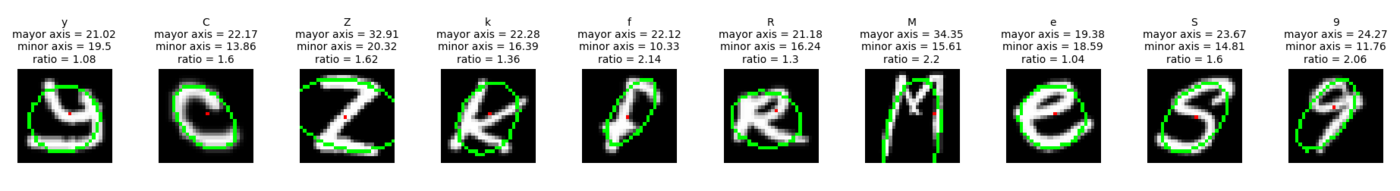

The script that saved this image:
#!/usr/bin/env python3
# -*- coding: utf-8 -*-
"""
Created on Sat May 19 15:42:07 2018

@author: a_santos

Support resources: https://stackoverflow.com/questions/32793703/how-can-i-get-ellipse-coefficient-from-fitellipse-function-of-opencv
"""

# Importing libreries and tools
import scipy.io as sio
import numpy as np
import matplotlib.pyplot as plt
import cv2

# Loading data
file = '/media/a_santos/DATA/Shared_Windows_Ubuntu/Python_projects/EMNIST/database/EMNIST_byclass_train.mat'
data = sio.loadmat(file, squeeze_me=True, struct_as_record=False)
emnist_images = data['images_train']
emnist_labels = data['labels_train']
del(data, file) #These varible are no more necessaries

# Making labels
variables = ['_0', '_1', '_2', '_3', '_4', '_5', '_6', '_7', '_8', '_9', '_A', 
          '_B', '_C', '_D', '_E', '_F', '_G', '_H', '_I', '_J', '_K', '_L',
          '_M', '_N', '_O', '_P', '_Q', '_R', '_S', '_T', '_U', '_V', '_W',
          '_X', '_Y', '_Z', '_a', '_b', '_c', '_d', '_e', '_f', '_g', '_h',
          '__i', '_j', '_k', '_l', '_m', '_n', '_o', '_p', '_q', '_r', '_s',
          '_t', '_u', '_v', '_w', '_x', '_y', '_z']

labels = ['0', '1', '2', '3', '4', '5', '6', '7', '8', '9', 'A', 'B',
          'C', 'D', 'E', 'F', 'G', 'H', 'I', 'J', 'K', 'L', 'M', 'N',
          'O', 'P', 'Q', 'R', 'S', 'T', 'U', 'V', 'W', 'X', 'Y', 'Z',
          'a', 'b', 'c', 'd', 'e', 'f', 'g', 'h', 'i', 'j', 'k', 'l',
          'm', 'n', 'o', 'p', 'q', 'r', 's', 't', 'u', 'v', 'w', 'x', 
          'y', 'z']

# Creation of lists. A list for each character with all their images
for i in range(len(labels)):
    temp = []
    for j in range(len(emnist_labels)):
        if  labels[i] == labels[emnist_labels[j]]:
            temp.append(np.flip(np.rot90(np.reshape(emnist_images[j, :], (28, 28)), 3), 1))
    globals()[variables[i]] = temp
    print(str(i))

#%%
# Holes-detection-vector creation
elongation = []                                                                                             # Creation of the empty list to store the elongation values
errors = []                                                                                                 # Creation of the empty list to store the errors (normally with the 1 number)
for character in labels:
    character_index = labels.index(character)
    index = 0
    for index_emnist_label in emnist_labels:
        if character_index == index_emnist_label:
            img = eval(variables[character_index])[index]                                                   # Getting the character (image 28 x 28)
            ret, thresh = cv2.threshold(img, 100, 255, 0)                                                   # Image binarization
            im2, contours, hierarchy = cv2.findContours(thresh, cv2.RETR_TREE, cv2.CHAIN_APPROX_SIMPLE)     # Gettting all the contours
            contour = max(contours, key = len)                                                              # Gettting the contour with more points (The shape more important in the hierarchy)
            try:
                ellipse = cv2.fitEllipse(contour)                                                           # Getting the ellipse parameters
                elongation.append(round(max(ellipse[1])/min(ellipse[1]), 2))                                # Vector creation
            except:
                elongation.append(0)                                                                        # If error, write a zero
                errors.append([img, contours])                                                              # Store the error to future analysis
            index += 1
    print(character)

# Save data
np.save('Elongation.npy', elongation)

#%%
rows_to_show = 1                                                                                    # Specifying the outcome-image-shape
columns_to_show = 10
random_indexes = np.random.randint(0, len(labels), columns_to_show)
f, axes = plt.subplots(rows_to_show, columns_to_show)
for j in range(columns_to_show):
    img = eval(variables[random_indexes[j]])[0]                                                     # Getting a random image to analyze
    et, thresh = cv2.threshold(img, 100, 255, 0)                                                    # Image binarization
    im2, contours, hierarchy = cv2.findContours(thresh, cv2.RETR_TREE, cv2.CHAIN_APPROX_SIMPLE)     # Gettting all the contours
    contour = max(contours, key = len)                                                              # Gettting the contour with more points (The shape more important in the hierarchy)
    ellipse = cv2.fitEllipse(contour)                                                               # Getting the ellipse parameters
    img_color = cv2.cvtColor(img, cv2.COLOR_GRAY2RGB)                                               # Becoming the gray-scale-image into color-image
    ellipse_image = cv2.ellipse(img_color, ellipse, (0, 255, 0), 1)                                 # Drawing the contours
    ellipse_image[round(ellipse[0][0]), round(ellipse[0][1]), 0] = 255                              # Drawing the center of the image
    ellipse_image[round(ellipse[0][0]), round(ellipse[0][1]), 1] = 0
    ellipse_image[round(ellipse[0][0]), round(ellipse[0][1]), 2] = 0
    
    # Axis determination
    mayor_axe = round(max(ellipse[1]), 2)
    minor_axe = round(min(ellipse[1]), 2)
    ratio = round(mayor_axe/minor_axe, 2)
    
    # Plotting
    axes[j].imshow(ellipse_image)                                                                       # Outcome-image creation
    axes[j].set_axis_off()
    axes[j].set_title('{}'.format(labels[random_indexes[j]]) + '\nmayor axis = {}'.format(mayor_axe) +
        '\nminor axis = {}'.format(minor_axe) + '\nratio = {}'.format(ratio),
        fontsize = 10)